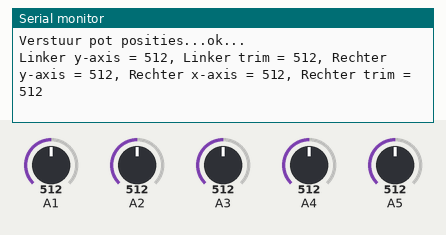
The sketch below on a simulated Arduino Uno, built with avr-gcc and run on an emulated ATmega328P. Shown: the last lines printed to the serial monitor. The inputs (shaded band) are chosen by the test bench; at power-on: A1 = 512, A4 = 512, A2 = 512, A3 = 512, A5 = 512. No radio packets arrive unless stated.

Above: at 1.2 s.
1.3 s: A1 set to 105
At 1.9 s:
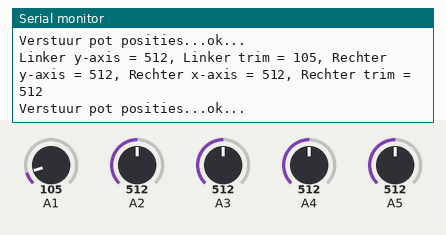
4.3 s: A1 set to 91
At 5.2 s:
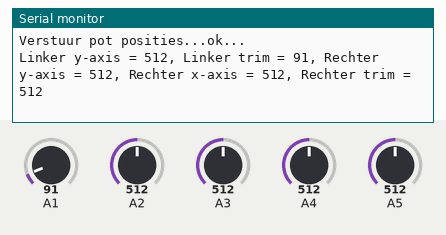
14.8 s: A4 set to 105
At 15.9 s:
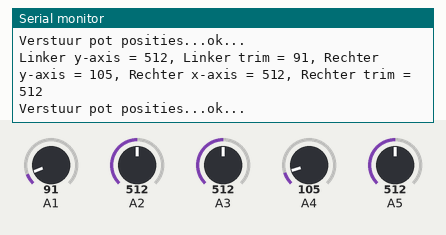
16.3 s: A4 set to 88
At 16.8 s:
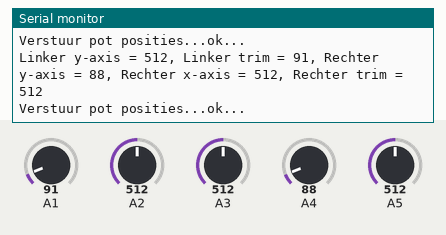
Timing chart, 0 to 18.8 s (numbered marks = the images above; inputs shaded):
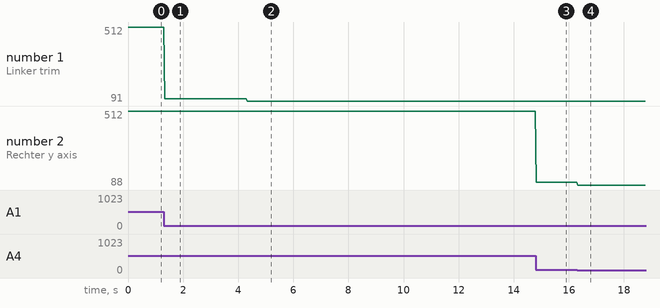

Measured:
- the behaviour switches between 100 and 99 on A1 (found by bisection; images 1 and 2)
- after the input at 1.3 s, the serial monitor: prints a new line at once (image 1)
- after the input at 4.3 s, the serial monitor: prints a new line at once (image 2)
- after the input at 14.8 s, the serial monitor: prints a new line at once (image 3)
- after the input at 16.3 s, the serial monitor: prints a new line at once (image 4)
- plotted number 1: 512 → 105 after the input at 1.3 s, 105 → 91 after the input at 4.3 s
- plotted number 2: 512 → 105 after the input at 14.8 s, 105 → 88 after the input at 16.3 s

The sketch:

afstandsbediening.ino
```cpp
/*
   Afstandsbedinieng code
 Ondersteund momenteel 5 pot's
 */

#include <SPI.h>
#include "nRF24L01.h"
#include "RF24.h"
#include "printf.h"

RF24 radio(9,10); // Juiste connecties voor de tranceiver
const uint64_t pipe = 0xF0F0F0F0D2LL; // Stel communicatie adress in

void setup(void)
{

  Serial.begin(57600);
  printf_begin(); // Start printf code
  radio.begin(); // Start tranceiver code
  radio.setRetries(15,15); // tijd tussen herzendingen, # herzendingen
  radio.setDataRate( RF24_2MBPS ); // Stel de communicatiesnelheid in (RF24_250KBPS of RF24_1MBPS of RF24_2MBPS)
  radio.setChannel(76); // Stel communicatiekanaal in (0-127)
  radio.openWritingPipe(pipe); // Open communicatie lijn om te kunnen zenden
  radio.printDetails(); // Print hoe de tranceiver is ingesteld
  printf("De afstandsbediening is ingesteld\n\r"); // Print
}

void loop(void)
{
  int RX = analogRead(A5); // Lees adc uit en zet waarde om in een integer
  int RY = analogRead(A4); // Lees adc uit en zet waarde om in een integer
  int LY = analogRead(A3); // Lees adc uit en zet waarde om in een integer
  int RTrim = analogRead(A2); // Lees adc uit en zet waarde om in een integer
  int LTrim = analogRead(A1); // Lees adc uit en zet waarde om in een integer
  int waarde[5] = {
    LY, LTrim, RY, RX, RTrim                   }; // Zet alle integers in een array om alles in 1 keer te versturen
  Serial.print("Linker y-axis = "); // Voor debuggen
  Serial.print(waarde[0]); // Voor debuggen
  Serial.print(", Linker trim = "); // Voor debuggen
  Serial.print(waarde[1]); // Voor debuggen
  Serial.print(", Rechter y-axis = "); // Voor debuggen
  Serial.print(waarde[2]); // Voor debuggen
  Serial.print(", Rechter x-axis = "); // Voor debuggen
  Serial.print(waarde[3]); // Voor debuggen
  Serial.print(", Rechter trim = "); // Voor debuggen
  Serial.println(waarde[4]); // Voor debuggen

  printf("Verstuur pot posities...",waarde); // Print
  bool ok = radio.write( &waarde, sizeof(waarde) ); // Kijk of het versturen gelukt is
  if (ok) // Als het versturen gelukt is:
    printf("ok...\n\r"); // Print
  else // Als het versturen niet gelukt is:
  printf("failed.\n\r"); // Print

  delay(25); // Vertraging om de stabiliteit te verhogen
}
```

printf.h
```cpp
// (licence header left out)
/**
 * @file printf.h
 *
 * Setup necessary to direct stdout to the Arduino Serial library, which
 * enables 'printf'
 */

#ifndef __PRINTF_H__
#define __PRINTF_H__

#ifdef ARDUINO

int serial_putc( char c, FILE * )
{
  Serial.write( c );

  return c;
}

void printf_begin(void)
{
  fdevopen( &serial_putc, 0 );
}

#else
#error This example is only for use on Arduino.
#endif // ARDUINO

#endif // __PRINTF_H__
```
